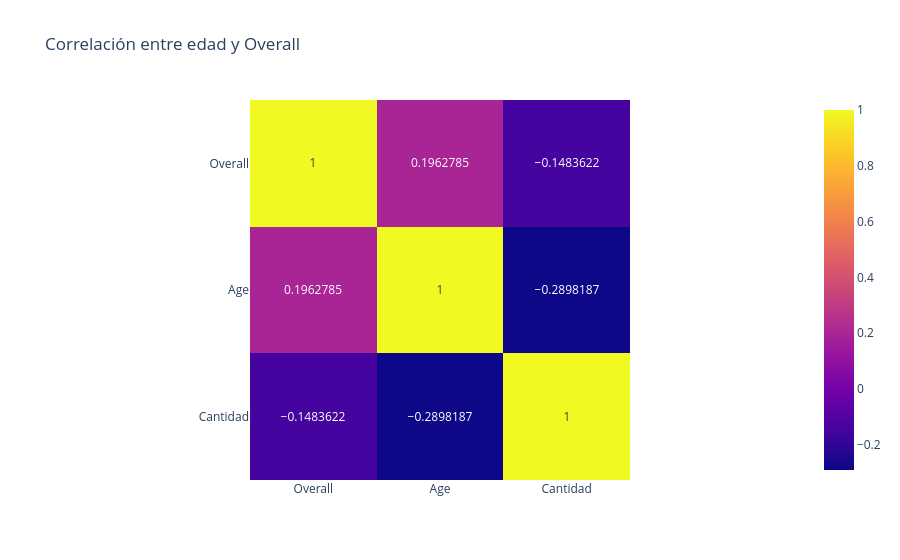

Write notebook code for a chart like this one.
### Code cell
fig=px.imshow(df_edad.corr(), text_auto=True,title='Correlación entre edad y Overall')
fig.show()

### Figure 1 — Plotly figure (JSON) as saved in the notebook; plotly's stock layout.template omitted (floating-point values rounded to 4 significant figures)
{"data": [{"coloraxis": "coloraxis", "hovertemplate": "x: %{x}<br>y: %{y}<br>color: %{z}<extra></extra>", "name": "0", "texttemplate": "%{z}", "type": "heatmap", "x": ["Overall", "Age", "Cantidad"], "xaxis": "x", "y": ["Overall", "Age", "Cantidad"], "yaxis": "y", "z": [[1, 0.1963, -0.1484], [0.1963, 1, -0.2898], [-0.1484, -0.2898, 1]]}], "layout": {"coloraxis": {"colorscale": [[0, "#0d0887"], [0.1111, "#46039f"], [0.2222, "#7201a8"], [0.3333, "#9c179e"], [0.4444, "#bd3786"], [0.5556, "#d8576b"], [0.6667, "#ed7953"], [0.7778, "#fb9f3a"], [0.8889, "#fdca26"], [1, "#f0f921"]]}, "title": {"text": "Correlación entre edad y Overall"}, "xaxis": {"anchor": "y", "constrain": "domain", "domain": [0, 1], "scaleanchor": "y"}, "yaxis": {"anchor": "x", "autorange": "reversed", "constrain": "domain", "domain": [0, 1]}}}
